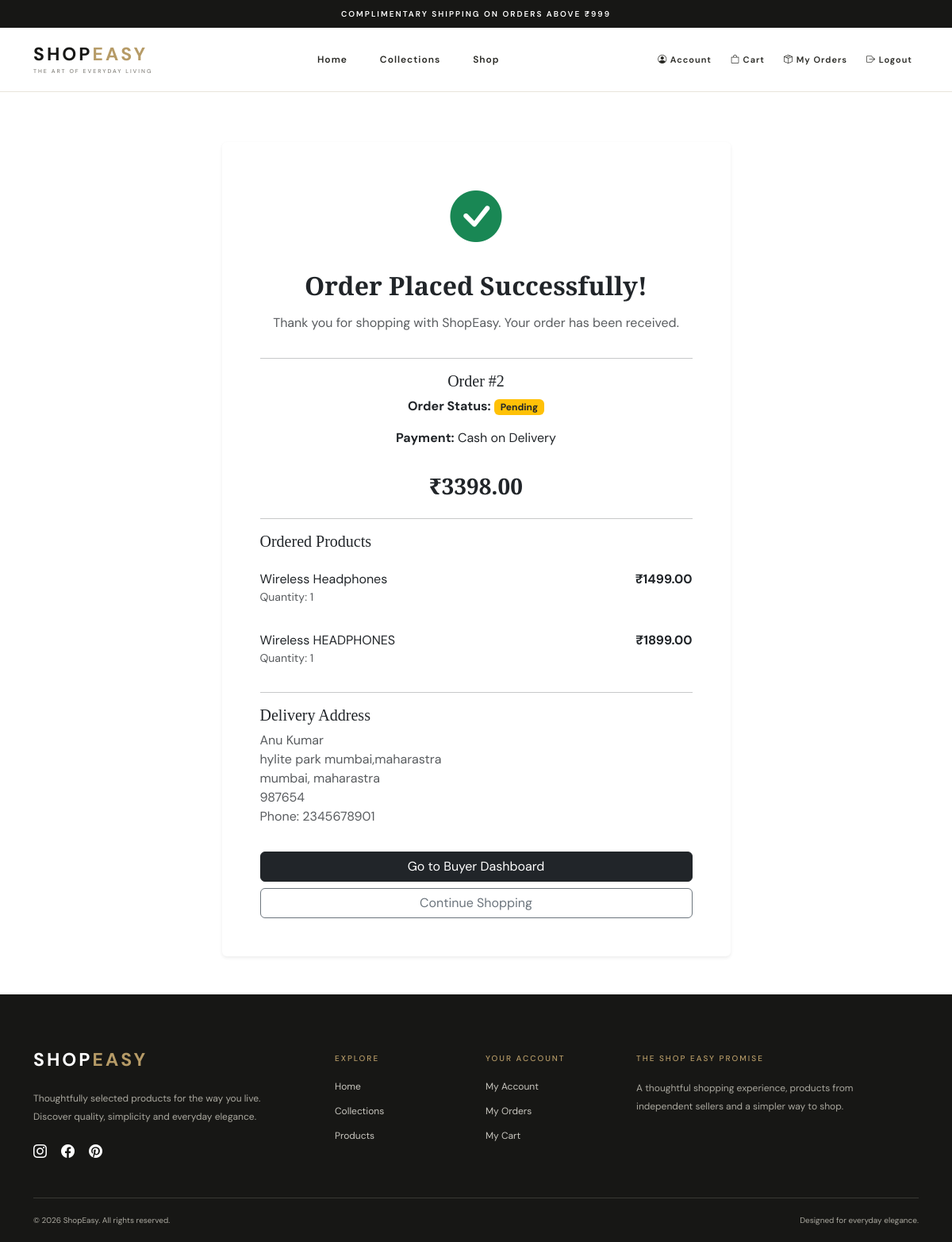
The app's page /buyer/order-success/2/ (signed in) with its own data.
### store/models.py (models this page shows, shortened)
class Order(models.Model):
    PAYMENT_CHOICES = [
        ('cod', 'Cash on Delivery'),
    ]
    STATUS_CHOICES = [
        ('pending', 'Pending'),
        ('confirmed', 'Confirmed'),
        ('processing', 'Processing'),
        ('shipped', 'Shipped'),
        ('delivered', 'Delivered'),
        ('cancelled', 'Cancelled'),
    ]
    buyer = models.ForeignKey(
        settings.AUTH_USER_MODEL,
        on_delete=models.CASCADE,
        related_name='orders'
    )
    full_name = models.CharField(max_length=150)
    phone = models.CharField(max_length=15)
    address = models.TextField()
    city = models.CharField(max_length=100)
    state = models.CharField(max_length=100)
    postal_code = models.CharField(max_length=10)
    payment_method = models.CharField(
        max_length=20,
        choices=PAYMENT_CHOICES,
        default='cod'
    )
    total_amount = models.DecimalField(
        max_digits=10,
        decimal_places=2
    )
    status = models.CharField(
        max_length=20,
        choices=STATUS_CHOICES,
        default='pending'
    )
    created_at = models.DateTimeField(auto_now_add=True)
    class Meta:
        ordering = ['-created_at']

class OrderItem(models.Model):
    STATUS_CHOICES = [
        ('pending', 'Pending'),
        ('confirmed', 'Confirmed'),
        ('processing', 'Processing'),
        ('shipped', 'Shipped'),
        ('delivered', 'Delivered'),
        ('cancelled', 'Cancelled'),
    ]
    order = models.ForeignKey(
        Order,
        on_delete=models.CASCADE,
        related_name='items'
    )
    product = models.ForeignKey(
        Product,
        on_delete=models.SET_NULL,
        null=True,
        blank=True
    )
    product_name = models.CharField(max_length=200)
    price = models.DecimalField(
        max_digits=10,
        decimal_places=2
    )
    quantity = models.PositiveIntegerField(default=1)
    subtotal = models.DecimalField(
        max_digits=10,
        decimal_places=2
    )
    status = models.CharField(
        max_length=20,
        choices=STATUS_CHOICES,
        default='pending'
    )

### store/views.py (the view)
@buyer_required
def order_success(request, order_id):
    order = get_object_or_404(
        Order,
        id=order_id,
        buyer=request.user
    )
    return render(
        request,
        'store/order_success.html',
        {'order': order}
    )

### store/views.py (called while the page is built)
def buyer_required(view_func):
    @login_required
    @wraps(view_func)
    def wrapper(request, *args, **kwargs):
        if request.user.role != 'buyer':
            raise PermissionDenied
        return view_func(request, *args, **kwargs)
    return wrapper

### templates/store/order_success.html
{% extends 'base.html' %}
{% block content %}
<div class="container py-5">
    <div class="row justify-content-center">
        <div class="col-lg-7">
            <div class="card border-0 shadow-sm text-center p-5">
                <div class="mb-3">
                    <i class="bi bi-check-circle-fill text-success"
                       style="font-size: 65px;"></i>
                </div>
                <h2 class="fw-bold">Order Placed Successfully!</h2>
                <p class="text-muted mt-2">
                    Thank you for shopping with ShopEasy.
                    Your order has been received.
                </p>
                <hr>
                <h5>Order #{{ order.id }}</h5>
                <p>
                    <strong>Order Status:</strong>
                    <span class="badge bg-warning text-dark">
                        {{ order.get_status_display }}
                    </span>
                </p>
                <p>
                    <strong>Payment:</strong>
                    {{ order.get_payment_method_display }}
                </p>
                <h3 class="fw-bold mt-3">
                    ₹{{ order.total_amount|floatformat:2 }}
                </h3>
                <hr>
                <h5 class="text-start">Ordered Products</h5>
                {% for item in order.items.all %}
                    <div class="d-flex justify-content-between text-start my-3">
                        <div>
                            {{ item.product_name }}
                            <small class="text-muted d-block">
                                Quantity: {{ item.quantity }}
                            </small>
                        </div>
                        <strong>
                            ₹{{ item.subtotal|floatformat:2 }}
                        </strong>
                    </div>
                {% endfor %}
                <hr>
                <h5 class="text-start">Delivery Address</h5>
                <p class="text-start text-muted">
                    {{ order.full_name }}<br>
                    {{ order.address }}<br>
                    {{ order.city }}, {{ order.state }}<br>
                    {{ order.postal_code }}<br>
                    Phone: {{ order.phone }}
                </p>
                <a href="{% url 'buyer_dashboard' %}"
                   class="btn btn-dark mt-3">
                    Go to Buyer Dashboard
                </a>
                <a href="{% url 'home' %}"
                   class="btn btn-outline-secondary mt-2">
                    Continue Shopping
                </a>
            </div>
        </div>
    </div>
</div>
{% endblock %}

### static/css/style.css (style rules this page uses)
:root { --ivory: #f8f6f1; --white: #ffffff; --black: #171715; --charcoal: #292925; --gold: #b69b67; --muted: #85837d; --border: #e8e4dc; --soft: #eeece6; }
* { box-sizing: border-box; }
html { scroll-behavior: smooth; scroll-padding-top: 100px; }
body { margin: 0; background: var(--white); color: var(--black); font-family: 'DM Sans', sans-serif; }
a { text-decoration: none; }
h1, h2, h3, h4, h5 { font-family: 'Playfair Display', Georgia, serif; }

### records on screen
Order: id "2", status "Pending", payment_method "Cash on Delivery", total_amount "3398.00", full_name "Anu Kumar", address "hylite park mumbai,maharastra", city "mumbai", state "maharastra", postal_code "987654", phone "2345678901"
OrderItem: product_name "Wireless Headphones", quantity "1", subtotal "1499.00"
OrderItem: product_name "Wireless HEADPHONES", quantity "1", subtotal "1899.00"
